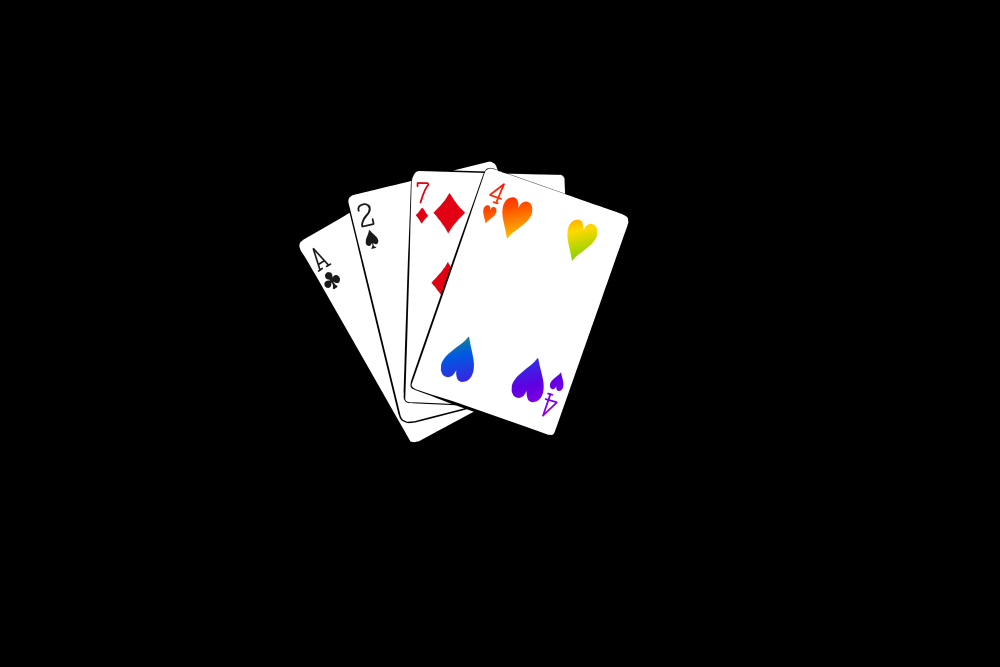
#> input picture Stuff/Cr4menu.png, 3000 x 2000 px (shown at 1/3 size); its folder holds only this picture in this run
$ python -i CardDetection.py   (imports and definitions only)
#> lines starting #> are read from the running program, lines starting #| are printed output that depends on the picture; after the words box and inside, x2 and y2 are one past the last pixel; in counts of white or black regions, pixels touching at a corner belong together
#> further down, picture is the input picture: shape (2000, 3000, 3); mean B, G, R 21.6, 21.4, 22
import cv2
import numpy as np
import version0

#TODO: Add original source the code came from.

def detect_cards(frame):
    # Convert to grayscale
    gray = cv2.cvtColor(frame, cv2.COLOR_BGR2GRAY)
    # Apply Gaussian blur
    blur = cv2.GaussianBlur(gray, (5, 5), 0)
    # Apply adaptive thresholding
    thresh = cv2.adaptiveThreshold(blur, 255, cv2.ADAPTIVE_THRESH_GAUSSIAN_C,
                                   cv2.THRESH_BINARY_INV, 11, 2)
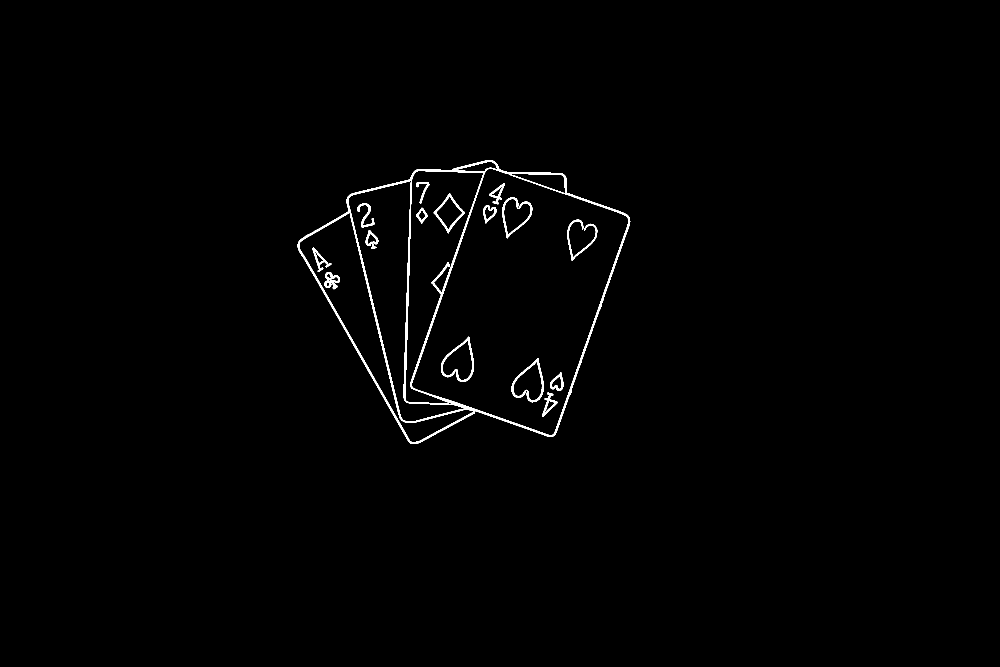
#> thresh: shape (2000, 3000) (shown at 1/3 size); 0.79% white; 16 white regions
    # Find contours
    contours, _ = cv2.findContours(thresh, cv2.RETR_EXTERNAL, cv2.CHAIN_APPROX_SIMPLE)
#> contours = 1 contour; box (x1, y1, x2, y2) and area: (893, 480, 1891, 1332) 567102
    # Filter for card-sized contours
    for contour in contours:
        area = cv2.contourArea(contour)
        if 2000 < area < 60000:
            # Approximate the contour to a polygon
            peri = cv2.arcLength(contour, True)
            approx = cv2.approxPolyDP(contour, 0.02 * peri, True)
            # If the polygon has four sides, we can assume it's a card
            if len(approx) == 4:
                cv2.drawContours(frame, [approx], 0, (0, 255, 0), 4)
#> this loop made 1 pass
#> area on pass 1: 567101.5
    return frame

>>> import cv2
>>> picture = cv2.imread('Stuff/Cr4menu.png')
>>> result = detect_cards(picture)
